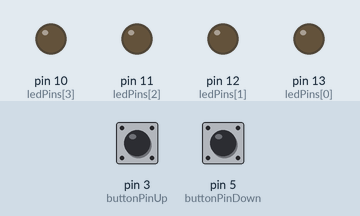
Recording of a sketch running on a simulated Arduino Uno, built with avr-gcc and run on an emulated ATmega328P. Parts: output pins drawn as LEDs (lit = HIGH). Dashed ring = blinking. Inputs (shaded band) come from the test bench; at power-on: pin 3 (buttonPinUp) HIGH, pin 5 (buttonPinDown) HIGH. What the sketch prints to the serial monitor is not drawn.

Above: at 1.2 s.
1.3 s: pin 3 (buttonPinUp) pulled LOW for 1 s
At 2.9 s:
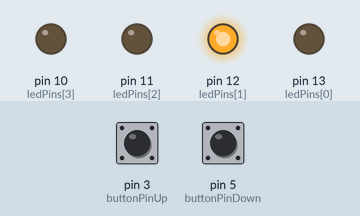
4.0 s: pin 5 (buttonPinDown) pulled LOW for 3.2 s
At 7.7 s:
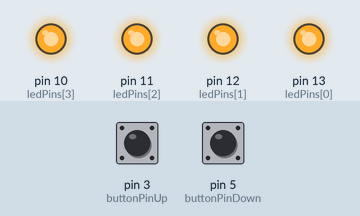
8.8 s: pin 3 (buttonPinUp) pulled LOW for 3.2 s
At 12.7 s:
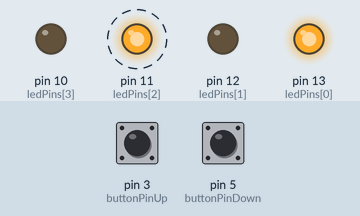
13.5 s: pin 3 (buttonPinUp) pulled LOW for 0.15 s
At 15.0 s:
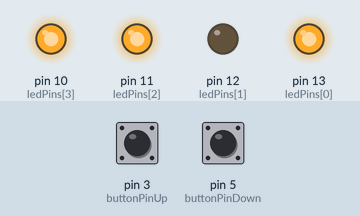
15.3 s: pin 3 (buttonPinUp) pulled LOW for 0.15 s
At 16.5 s:
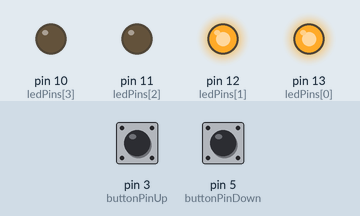
17.1 s: pin 3 (buttonPinUp) pulled LOW for 0.15 s
At 17.9 s:
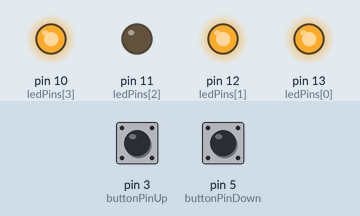
Timing chart, 0 to 19.9 s (numbered marks = the images above; inputs shaded):
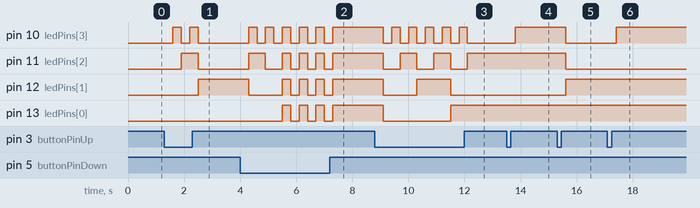

Measured:
- after the input at 1.3 s, pin 10 (ledPins[3]): alternates HIGH for 0.30 s and LOW for 0.30 s, 4 changes in all, then stays LOW, starting after 0.30 s; pin 11 (ledPins[2]): LOW → HIGH after 0.60 s, → LOW 0.60 s later; pin 12 (ledPins[1]): LOW → HIGH after 1.2 s
- after the input at 4.0 s, pin 10 (ledPins[3]): alternates HIGH for 0.30 s and LOW for 0.30 s, 11 changes in all, then stays HIGH, starting after 0.30 s; pin 11 (ledPins[2]): goes HIGH 0.60 s, LOW 0.60 s, 3 × (HIGH 0.30 s, LOW 0.30 s), then HIGH, starting after 0.30 s
- after the input at 8.8 s, pin 10 (ledPins[3]): alternates HIGH for 0.30 s and LOW for 0.30 s, 11 changes in all, then stays LOW, starting after 0.30 s; pin 11 (ledPins[2]): alternates HIGH for 0.60 s and LOW for 0.60 s, 6 changes in all, then stays HIGH, starting after 0.30 s
- after the input at 13.5 s, pin 10 (ledPins[3]): LOW → HIGH after 0.30 s
- after the input at 15.3 s, pin 10 (ledPins[3]), pin 11 (ledPins[2]): HIGH → LOW after 0.30 s; pin 12 (ledPins[1]): LOW → HIGH after 0.30 s
- after the input at 17.1 s, pin 10 (ledPins[3]): LOW → HIGH after 0.30 s

The sketch:

binary_counter.ino
```cpp
//Binary Counter (8 bit)
//Level 1: Easy || Try to represent 0 -> 15 with 4 lights
//Level 2: Medium || Try to represent 0 -> 15 with 4 lights and 1 Counter UP
//Level 3: Hard || Try to represent 0 -> 15 with 4 lights and 2 Counter UP, DOWN

// Components:
/*
- Arduino UNO
- 2 Button
- 4 LEDs
- 4 Resistors 220V -> up
- Breadboard
- Wires
*/

//Fields

const int ledPins[4] = {13,12,11,10};
const int buttonPinUp = 3; // Plugged in ~3
const int buttonPinDown = 5; // Plugged in ~5 (Which supports PMW)
int counter = 0;
bool upCall = false;
bool downCall = false;

//Processing

void decimalToBinary(int n, char binaryBuffer[4]){
  for (int i = 0; i<4; i++){
    binaryBuffer[3-i] = (n>>i) & 1 ? '1':'0';
  }
}
/* Level 1
void setup(){
  for (int i = 0; i<4; i++){
    pinMode(ledPins[i],OUTPUT);
  }
}

void loop(){
  for (int count = 0; count <= 15; count++){
    char binary[4];
    decimalToBinary(count, binary);
    for (int i = 0; i< 4; i++){
      digitalWrite(ledPins[i],binary[i] == '1'?HIGH:LOW);
    }
    delay(1000);
  }
}
*/
// Level 2 + Level 3
void setup(){
  // Configure button as digital input pin
  pinMode(buttonPinUp, INPUT_PULLUP);
  pinMode(buttonPinDown, INPUT_PULLUP);
  for (int i = 0; i<4; i++)
  {
    pinMode(ledPins[i], OUTPUT);
  }
  Serial.begin(9600); // Set up Serial for DEBUGGING
}
void loop(){
  // Operate on button press
  if (!digitalRead(buttonPinUp)){ // when button is pressed -> LOW(0 or False) else -> HIGH (255 or True)
    upCall = true;
    delay(300);
    // Key debouncing -> As during the process of button pressed, without delay, it will run this loop multiple times until you leave it out of pressed state
  }
  if (!digitalRead(buttonPinDown)){
    downCall = true;
    delay(300); // Key debouncing
  }
  if (upCall){
    if (counter > 15){
      counter = 0;
    }
    else counter++;
    upCall = false;
  }
  if (downCall){
    if(counter < 0){
      counter = 0;
    }
    else counter--;
    downCall = false;
  }
  Serial.println(counter); // Debug for counter
  // Represent counter in LEDs
  char binary[4];
  decimalToBinary(counter, binary);
  for (int i = 0; i < 4; i++) {
    digitalWrite(ledPins[i], binary[i] == '1' ? HIGH : LOW);
  }
}
```
